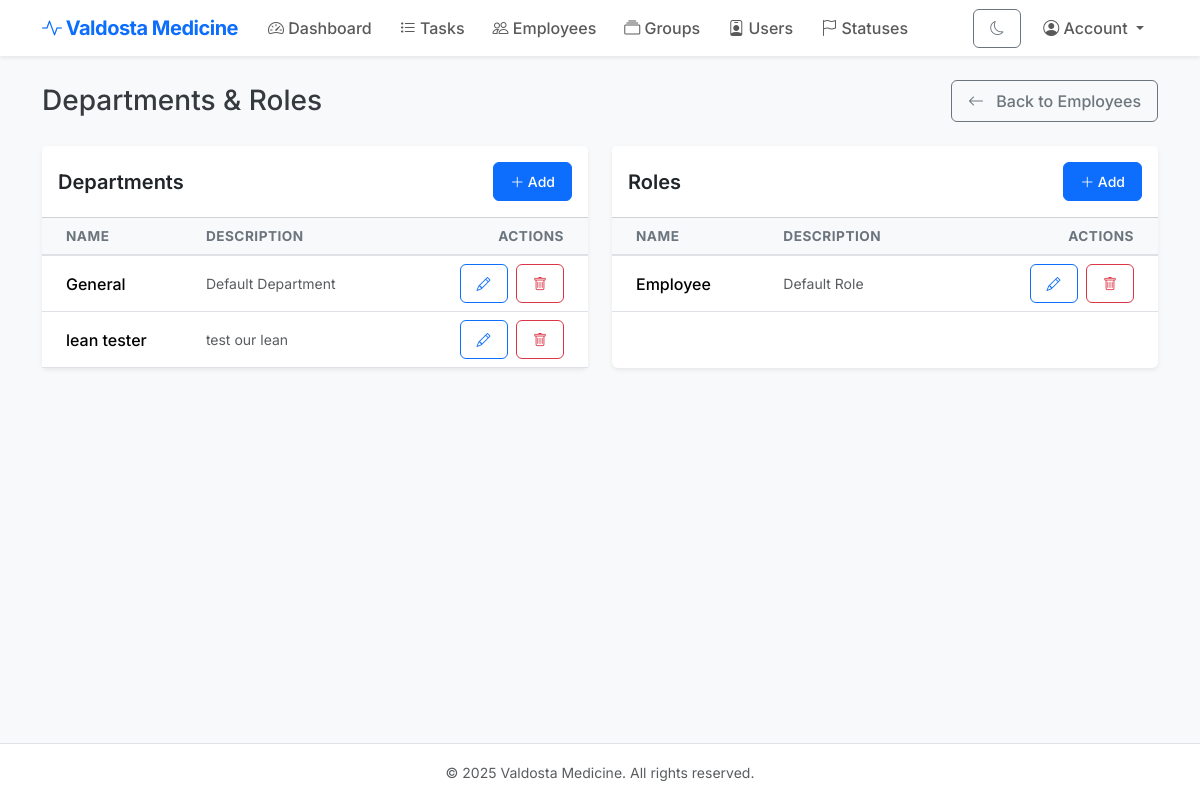
Page /departments_roles (signed in) on the earlier database version.
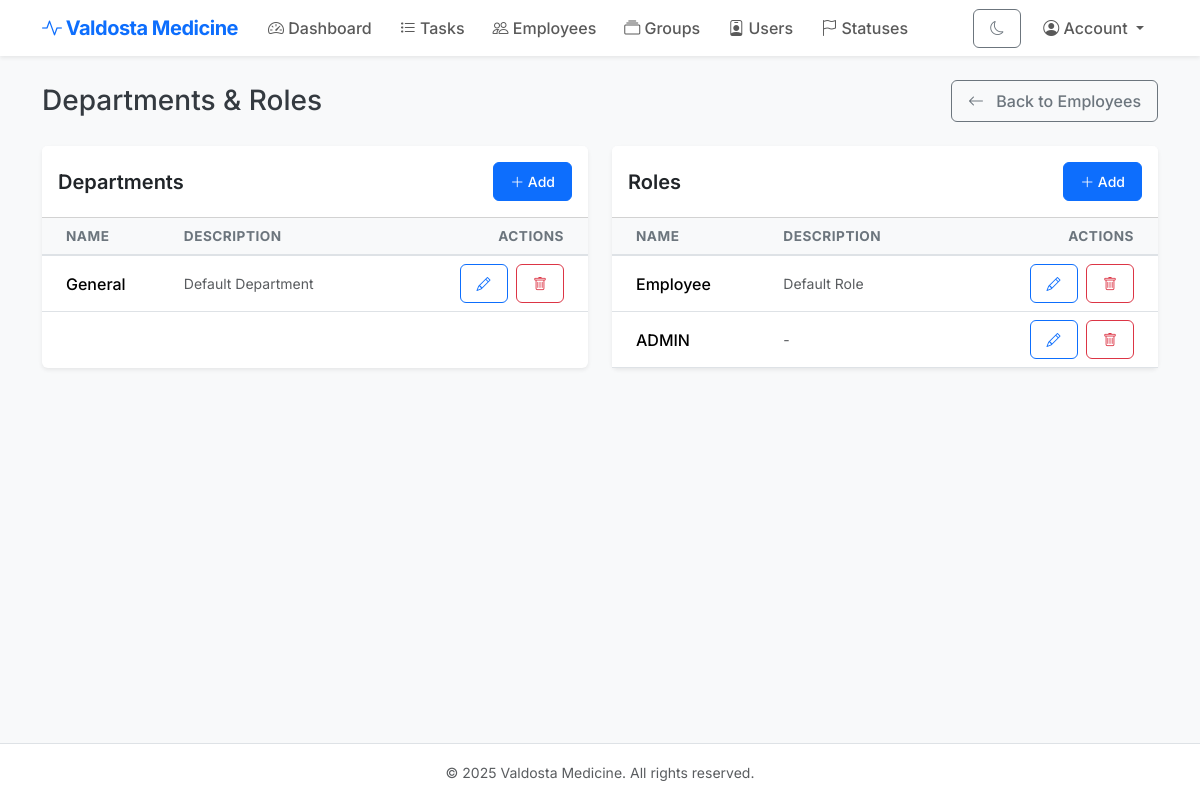
Same page on the later database version.
### models.py (models this page shows)
class Department(db.Model):
    __tablename__ = "departments"
    id = db.Column(db.Integer, primary_key=True)
    name = db.Column(db.String(100), nullable=False)
    description = db.Column(db.Text)
    employees = db.relationship("Employee", back_populates="department")

class Role(db.Model):
    __tablename__ = "roles"
    id = db.Column(db.Integer, primary_key=True)
    name = db.Column(db.String(100), nullable=False)
    description = db.Column(db.Text)
    employees = db.relationship("Employee", back_populates="role")

### app.py (the view)
    @app.route("/departments_roles")
    @admin_required
    def departments_roles():
        depts = Department.query.all()
        roles = Role.query.all()
        return render_template("departments_roles.html", departments=depts, roles=roles)

### models.py (called while the page is built)
    def is_admin(self):
        return any(g.is_admin_group for g in self.groups)

### templates/departments_roles.html (shortened to what the changed rows need)
{% extends "base.html" %}
{% block content %}
<div class="d-flex justify-content-between align-items-center mb-4">
    <h2 class="h3 mb-0">Departments & Roles</h2>
</div>
<div class="row g-4">
    <div class="col-lg-6">
        <div class="card shadow-sm h-100">
            <div class="card-body p-0">
                <div class="table-responsive">
                    <table class="table table-hover mb-0 align-middle">
                        <thead class="table-light">
                            <tr>
                                <th class="ps-4">Name</th>
                                <th>Description</th>
                                <th class="text-end pe-4">Actions</th>
                            </tr>
                        </thead>
                        <tbody>
                            {% for d in departments %}
                            <tr>
                                <td class="ps-4 fw-medium">{{ d.name }}</td>
                                <td class="text-muted small">{{ d.description or '-' }}</td>
                                <td class="text-end pe-4">
                                    <button class="btn btn-sm btn-outline-primary me-1" data-bs-toggle="modal"
                                        data-bs-target="#editDeptModal{{ d.id }}">
                                        <i class="bi bi-pencil"></i>
                                    </button>
                                    <form method="POST" action="{{ url_for('delete_department', dept_id=d.id) }}"
                                        class="d-inline" onsubmit="return confirm('Delete this department?');">
                                        <button class="btn btn-sm btn-outline-danger">
                                            <i class="bi bi-trash"></i>
                                        </button>
                                    </form>
                                </td>
                            </tr>
                            {% else %}
                            <tr>
                                <td colspan="3" class="text-center py-4 text-muted">No departments found.</td>
                            </tr>
                            {% endfor %}
                        </tbody>
                    </table>
                </div>
            </div>
        </div>
    </div>
    <div class="col-lg-6">
        <div class="card shadow-sm h-100">
            <div class="card-body p-0">
                <div class="table-responsive">
                    <table class="table table-hover mb-0 align-middle">
                        <thead class="table-light">
                            <tr>
                                <th class="ps-4">Name</th>
                                <th>Description</th>
                                <th class="text-end pe-4">Actions</th>
                            </tr>
                        </thead>
                        <tbody>
                            {% for r in roles %}
                            <tr>
                                <td class="ps-4 fw-medium">{{ r.name }}</td>
                                <td class="text-muted small">{{ r.description or '-' }}</td>
                                <td class="text-end pe-4">
                                    <button class="btn btn-sm btn-outline-primary me-1" data-bs-toggle="modal"
                                        data-bs-target="#editRoleModal{{ r.id }}">
                                        <i class="bi bi-pencil"></i>
                                    </button>
                                    <form method="POST" action="{{ url_for('delete_role', role_id=r.id) }}"
                                        class="d-inline" onsubmit="return confirm('Delete this role?');">
                                        <button class="btn btn-sm btn-outline-danger">
                                            <i class="bi bi-trash"></i>
                                        </button>
                                    </form>
                                </td>
                            </tr>
                            {% else %}
                            <tr>
                                <td colspan="3" class="text-center py-4 text-muted">No roles found.</td>
                            </tr>
                            {% endfor %}
                        </tbody>
                    </table>
                </div>
            </div>
        </div>
    </div>
</div>
{% endblock %}

Differences in the rows shown:
removed Department: name "lean tester", description "test our lean"
added Role: name "ADMIN", description "-"
